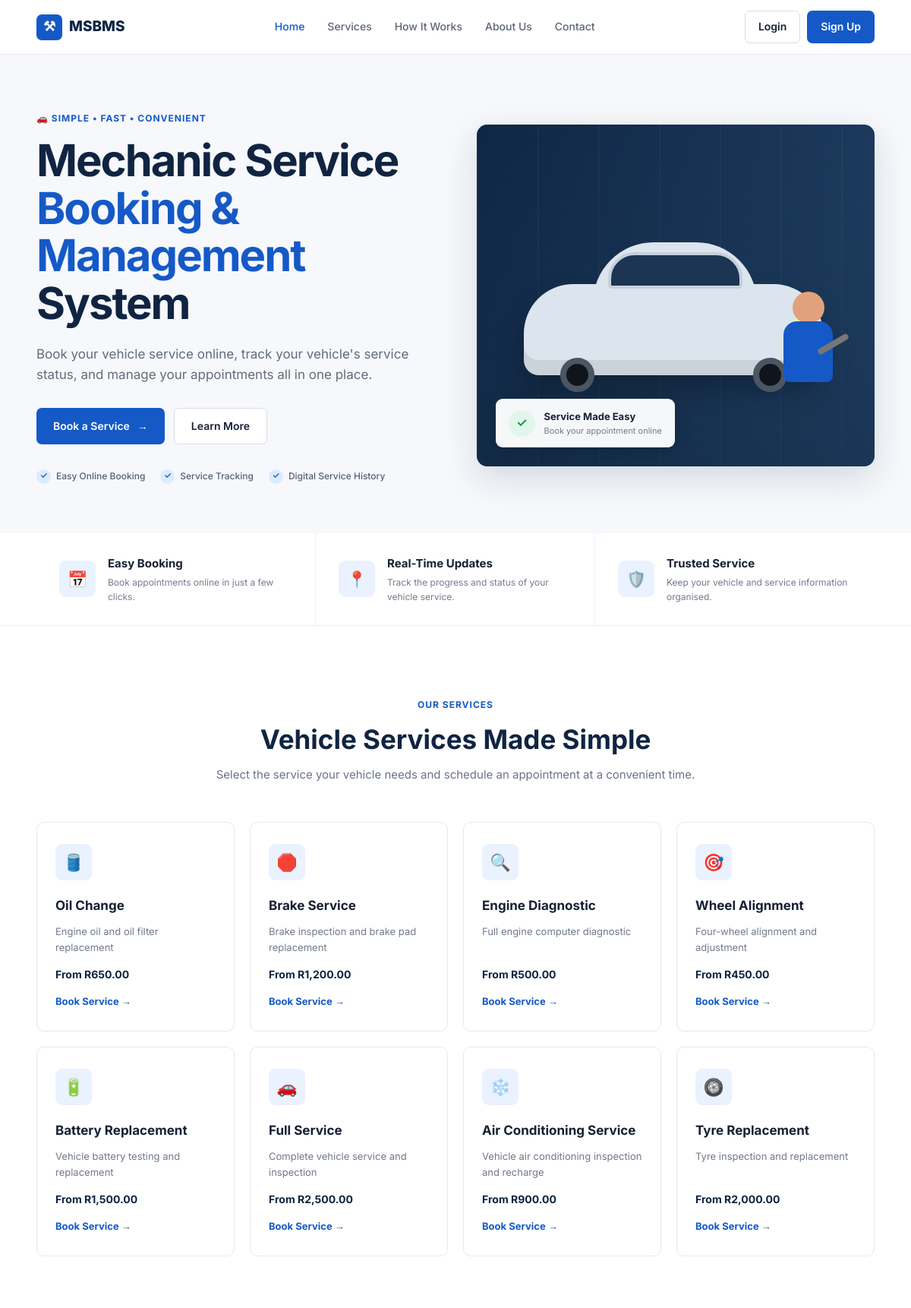
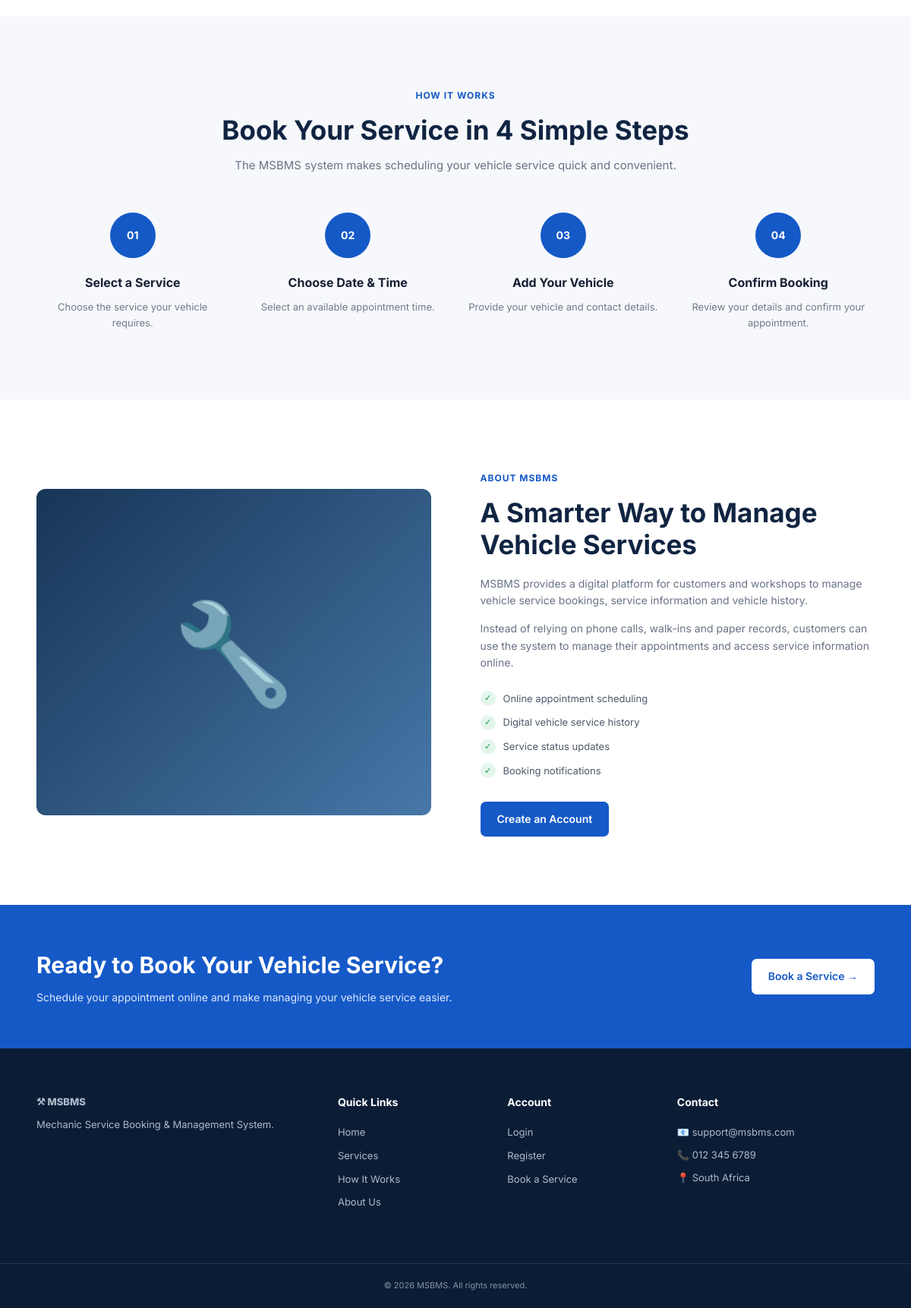
The page /public/index.php on the database its author committed (2 pictures, top to bottom).
### tables this page shows
CREATE TABLE services (
service_id INT AUTO_INCREMENT PRIMARY KEY,
service_name VARCHAR(150) NOT NULL,
description TEXT,
price DECIMAL(10,2) NOT NULL DEFAULT 0.00,
created_at DATETIME NOT NULL DEFAULT CURRENT_TIMESTAMP);

### public/index.php (the view, shortened to what the rows shown need)
<?php
try {
    $pdo = new PDO(
        "mysql:host=" . DB_HOST . ";dbname=" . DB_NAME . ";charset=utf8mb4",
        DB_USER,
        DB_PASS,
        [
            PDO::ATTR_ERRMODE            => PDO::ERRMODE_EXCEPTION,
            PDO::ATTR_DEFAULT_FETCH_MODE => PDO::FETCH_ASSOC,
            PDO::ATTR_EMULATE_PREPARES   => false,
        ]
    );
} catch (PDOException $e) {
    die("Database connection error: " . $e->getMessage());
}
$base = defined("BASE_URL") ? BASE_URL : "/MSBMS_OOP/public";
$isLoggedIn = isset($_SESSION["user_id"]);
$role      = $isLoggedIn ? ($_SESSION["role"] ?? "") : "";
$dashboardLink = $base . "/login.php";
if (!$isLoggedIn) {
    $bookLink = $base . "/login.php";
} elseif ($role === "customer") {
    $bookLink = $base . "/bookings/create_booking.php";
} else {
    $bookLink = $dashboardLink;
}
$services = $pdo->query("
    SELECT service_id, service_name, description, price
    FROM services
    ORDER BY service_id ASC
")->fetchAll();
function serviceIcon($name)
{
    $name = strtolower($name);
    if (strpos($name, "oil") !== false)        return "🛢️";
    if (strpos($name, "brake") !== false)      return "🛑";
    if (strpos($name, "diagnostic") !== false) return "🔍";
    if (strpos($name, "alignment") !== false)  return "🎯";
    if (strpos($name, "battery") !== false)    return "🔋";
    if (strpos($name, "full") !== false)       return "🚗";
    if (strpos($name, "air") !== false)        return "❄️";
    if (strpos($name, "tyre") !== false
        || strpos($name, "tire") !== false)    return "🛞";
    return "🔧";
}
?>
<!DOCTYPE html>
<html lang="en">
<head>
    <link rel="stylesheet" href="<?php echo $base; ?>/assets/styled.css">
</head>
<body class="landing">
    <main>
        <section class="hero" id="home">
            <div class="container hero-container">
                <div class="hero-content">
                    <h1>
                        Mechanic Service
                        <span>
                            Booking &amp; Management
                        </span>
                        System
                    </h1>
                </div>
            </div>
        </section>
        <section class="services" id="services">
            <div class="container">
                <div class="section-heading">
                    <h2>
                        Vehicle Services Made Simple
                    </h2>
                </div>
                <div class="services-grid">
                    <?php if (count($services) > 0): ?>
                        <?php foreach ($services as $service): ?>
                            <div class="service-card">
                                <div class="service-icon">
                                    <?php echo serviceIcon($service["service_name"]); ?>
                                </div>
                                <h3>
                                    <?php echo htmlspecialchars($service["service_name"]); ?>
                                </h3>
                                <p>
                                    <?php echo htmlspecialchars($service["description"] ?? ""); ?>
                                </p>
                                <div class="service-price">
                                    From R<?php echo number_format($service["price"], 2); ?>
                                </div>
                                <a href="<?php echo htmlspecialchars($bookLink); ?>">
                                    Book Service →
                                </a>
                            </div>
                        <?php endforeach; ?>
                    <?php else: ?>
                        <p class="no-services">
                            No services are available right now. Please check back soon.
                        </p>
                    <?php endif; ?>
                </div>
            </div>
        </section>
        <section class="how-it-works" id="how-it-works">
            <div class="container">
                <div class="section-heading">
                    <h2>
                        Book Your Service in 4 Simple Steps
                    </h2>
                </div>
            </div>
        </section>
        <section class="about" id="about">
            <div class="container about-container">
                <div class="about-content">
                    <h2>
                        A Smarter Way to Manage Vehicle Services
                    </h2>
                </div>
            </div>
        </section>
        <section class="cta">
            <div class="container cta-container">
                <div>
                    <h2>
                        Ready to Book Your Vehicle Service?
                    </h2>
                </div>
            </div>
        </section>
    </main>
</body>
</html>

### rows shown on the page
services: service_name "🛢️", service_name "Oil Change", description "Engine oil and oil filter replacement", price "650.00"
services: service_name "🛑", service_name "Brake Service", description "Brake inspection and brake pad replacement", price "1,200.00"
services: service_name "🔍", service_name "Engine Diagnostic", description "Full engine computer diagnostic", price "500.00"
services: service_name "🎯", service_name "Wheel Alignment", description "Four-wheel alignment and adjustment", price "450.00"
services: service_name "🔋", service_name "Battery Replacement", description "Vehicle battery testing and replacement", price "1,500.00"
services: service_name "🚗", service_name "Full Service", description "Complete vehicle service and inspection", price "2,500.00"
services: service_name "❄️", service_name "Air Conditioning Service", description "Vehicle air conditioning inspection and recharge", price "900.00"
services: service_name "🛞", service_name "Tyre Replacement", description "Tyre inspection and replacement", price "2,000.00"
